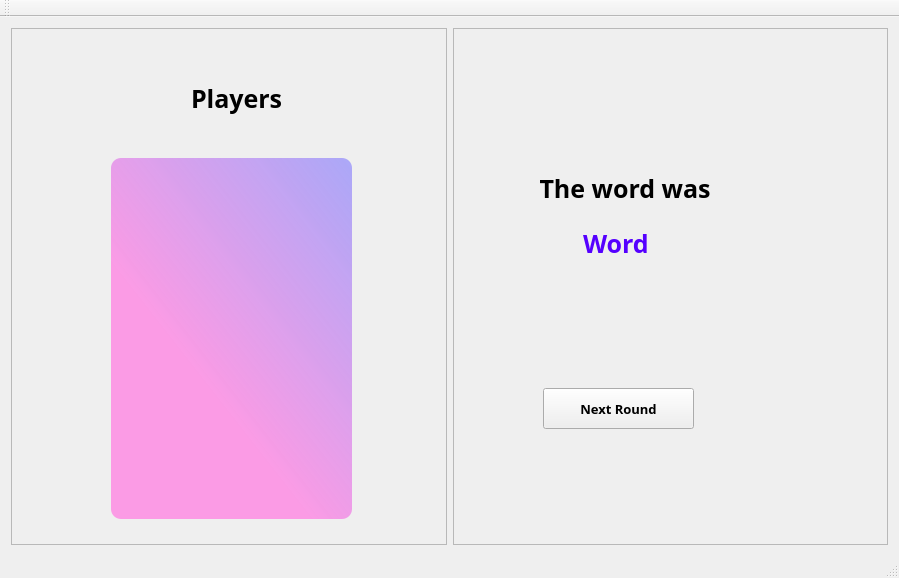
<?xml version="1.0" encoding="UTF-8"?>
<ui version="4.0">
 <class>ShowPointsWindowClass</class>
 <widget class="QMainWindow" name="ShowPointsWindowClass">
  <property name="geometry">
   <rect>
    <x>0</x>
    <y>0</y>
    <width>899</width>
    <height>578</height>
   </rect>
  </property>
  <property name="windowTitle">
   <string>EndRoundWindow</string>
  </property>
  <widget class="QWidget" name="centralWidget">
   <layout class="QHBoxLayout" name="horizontalLayout">
    <item>
     <widget class="QFrame" name="frame_2">
      <property name="minimumSize">
       <size>
        <width>400</width>
        <height>400</height>
       </size>
      </property>
      <property name="frameShape">
       <enum>QFrame::StyledPanel</enum>
      </property>
      <property name="frameShadow">
       <enum>QFrame::Raised</enum>
      </property>
      <widget class="QListWidget" name="roundPlayersList">
       <property name="geometry">
        <rect>
         <x>100</x>
         <y>130</y>
         <width>241</width>
         <height>361</height>
        </rect>
       </property>
       <property name="font">
        <font>
         <family>Yu Gothic UI Semibold</family>
         <pointsize>11</pointsize>
         <bold>true</bold>
        </font>
       </property>
       <property name="styleSheet">
        <string notr="true"> QListWidget {
background-color:qlineargradient(spread:pad, x1:0.432, y1:0.664773, x2:1, y2:0, stop:0 rgba(255, 124, 225, 186), stop:1 rgba(112, 107, 255, 138));
border-radius:10px;
 }

QListWidget::item{
height: 40px;
padding: 5px;
font-size: 16px;       
text-align: center;
}

 QListWidget::item:hover {
     background: qlineargradient(spread:pad, x1:0.432, y1:0.664773, x2:1, y2:0, stop:0 rgba(255, 124, 225, 186), stop:1 rgba(112, 107, 255, 138));
 }
</string>
       </property>
      </widget>
      <widget class="QLabel" name="endRoundPlayersLabel">
       <property name="geometry">
        <rect>
         <x>180</x>
         <y>20</y>
         <width>121</width>
         <height>100</height>
        </rect>
       </property>
       <property name="minimumSize">
        <size>
         <width>0</width>
         <height>100</height>
        </size>
       </property>
       <property name="font">
        <font>
         <family>Yu Gothic UI Semibold</family>
         <pointsize>19</pointsize>
         <bold>true</bold>
        </font>
       </property>
       <property name="styleSheet">
        <string notr="true"/>
       </property>
       <property name="text">
        <string>Players</string>
       </property>
      </widget>
     </widget>
    </item>
    <item>
     <widget class="QFrame" name="frame">
      <property name="minimumSize">
       <size>
        <width>400</width>
        <height>400</height>
       </size>
      </property>
      <property name="font">
       <font>
        <pointsize>9</pointsize>
       </font>
      </property>
      <property name="frameShape">
       <enum>QFrame::StyledPanel</enum>
      </property>
      <property name="frameShadow">
       <enum>QFrame::Raised</enum>
      </property>
      <widget class="QPushButton" name="nextButton">
       <property name="geometry">
        <rect>
         <x>90</x>
         <y>360</y>
         <width>151</width>
         <height>41</height>
        </rect>
       </property>
       <property name="font">
        <font>
         <family>Yu Gothic UI Semibold</family>
         <pointsize>10</pointsize>
         <bold>true</bold>
        </font>
       </property>
       <property name="styleSheet">
        <string notr="true">QPushButton#backButton {
    background-color:qlineargradient(spread:pad, x1:0, y1:1, x2:1, y2:0, stop:0 rgba(244, 92, 92, 233), stop:0.994318 rgba(97, 67, 255, 209));
    border-radius: 5px;
    color:rgb(255, 255, 255);
}

QPushButton#backButton:hover {
     background-color:qlineargradient(spread:pad, x1:0, y1:1, x2:1, y2:0, stop:0 rgba(239, 123, 0, 239), stop:0.994318 rgba(255, 146, 235, 246));
}

QPushButton#backButton:pressed {
    padding-left: 5px;
    padding-right: 5px;
    background-color: rgb(164, 162, 253)
}
</string>
       </property>
       <property name="text">
        <string>Next Round</string>
       </property>
      </widget>
      <widget class="QLabel" name="label">
       <property name="geometry">
        <rect>
         <x>80</x>
         <y>110</y>
         <width>191</width>
         <height>100</height>
        </rect>
       </property>
       <property name="minimumSize">
        <size>
         <width>0</width>
         <height>100</height>
        </size>
       </property>
       <property name="font">
        <font>
         <family>Yu Gothic UI Semibold</family>
         <pointsize>19</pointsize>
         <bold>true</bold>
        </font>
       </property>
       <property name="text">
        <string> The word was</string>
       </property>
      </widget>
      <widget class="QLabel" name="wordLabel">
       <property name="geometry">
        <rect>
         <x>130</x>
         <y>190</y>
         <width>71</width>
         <height>50</height>
        </rect>
       </property>
       <property name="minimumSize">
        <size>
         <width>0</width>
         <height>50</height>
        </size>
       </property>
       <property name="font">
        <font>
         <family>Yu Gothic UI Semibold</family>
         <pointsize>19</pointsize>
         <bold>true</bold>
        </font>
       </property>
       <property name="styleSheet">
        <string notr="true">color:rgb(85, 0, 255);</string>
       </property>
       <property name="text">
        <string>Word</string>
       </property>
      </widget>
     </widget>
    </item>
   </layout>
  </widget>
  <widget class="QMenuBar" name="menuBar">
   <property name="geometry">
    <rect>
     <x>0</x>
     <y>0</y>
     <width>899</width>
     <height>22</height>
    </rect>
   </property>
  </widget>
  <widget class="QToolBar" name="mainToolBar">
   <attribute name="toolBarArea">
    <enum>TopToolBarArea</enum>
   </attribute>
   <attribute name="toolBarBreak">
    <bool>false</bool>
   </attribute>
  </widget>
  <widget class="QStatusBar" name="statusBar"/>
 </widget>
 <layoutdefault spacing="6" margin="11"/>
 <resources/>
 <connections/>
</ui>
